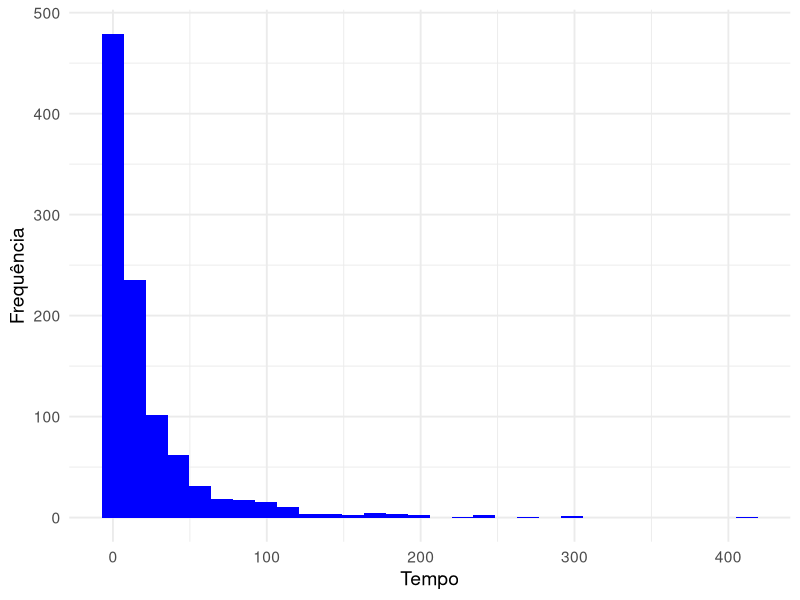
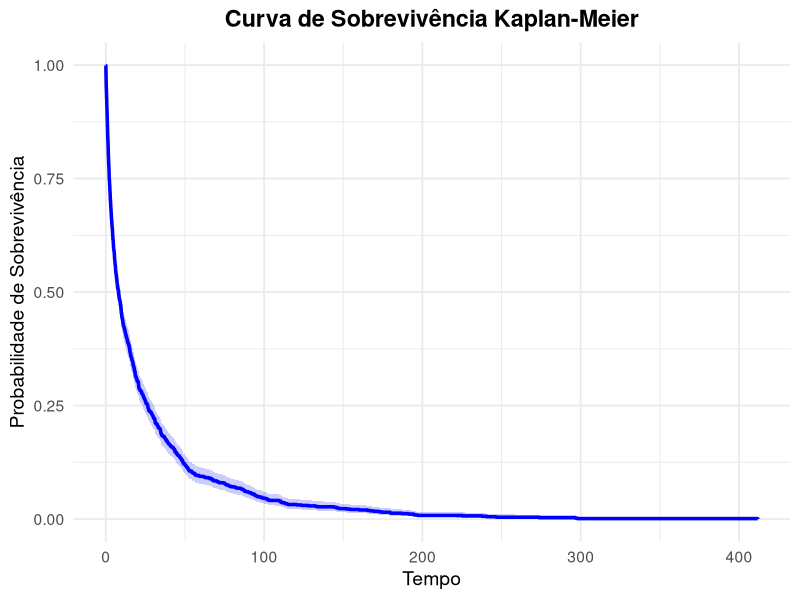

Reproduce these figures in R, in order.
# -------------------------------------------------------------
# -------------------------------------------------------------
# -------------------------------------------------------------
# Análise de Sobrevivência - Modelos de Tempo de Vida Acelerado
# Analista de Sobrevicência: Breno C R da Silva
# -------------------------------------------------------------
# -------------------------------------------------------------
# -------------------------------------------------------------

# -----------------------
# [1] Ativação de Pacotes
# -----------------------

library(ggplot2)

set.seed(123456789)

# ----------------------------
# [2] Distribuição Exponencial
# ----------------------------
# ------------------------------
# [2.2] Simulação de Monte Carlo
# ------------------------------
# ---------------------------
# [2.2.1] Função de Simulação
# ---------------------------

myRexp <- function(n, rate, coVariates, vecCoef) {
  # Uniforme(0, 1)
  U <- runif(n, 0, 1)
  
  # Combinação linear dos preditores lineares
  effect <- coVariates %*% vecCoef
  
  # Tempos de sobrevivência
  times <- - exp(effect) * log(1 - U) / rate
  
  return(times)
}

# --------------------------
# [2.2.2] Simulação de Dados
# --------------------------

set.seed(123456789)

n <- 1000

taxa <- 1

X <- matrix(
  data = c(rep(1, n), rnorm(n, 0, 1), rbinom(n, 1, 0.5)),
  nrow = n, ncol = 3
)

betas <- matrix(data = c(1.5, 2/3, 2), nrow = 3, ncol = 1)

timesSurv <- myRexp(n, taxa, X, betas) # Simulando o Tempo de Sobrevivência

# Visualização
ggplot(data = data.frame(Tempo = timesSurv), aes(x = Tempo)) +
  geom_histogram(fill = "blue") +
  labs(x = "Tempo", y = "Frequência") +
  theme_minimal(base_size = 14)



library(survival)

cens <- rep(1, n)

ekm <- survfit(Surv(timesSurv, cens)~1)

# Preparando os dados para o ggplot2
ekm_data <- data.frame(
  time = ekm$time,
  survival = ekm$surv,
  lower = ekm$lower,
  upper = ekm$upper
)

# Gráfico com ggplot2
ggplot(ekm_data, aes(x = time, y = survival)) +
  geom_step(color = "blue", size = 1.2) +
  geom_ribbon(aes(ymin = lower, ymax = upper), fill = "blue", alpha = 0.2) +
  labs(
    title = "Curva de Sobrevivência Kaplan-Meier",
    x = "Tempo",
    y = "Probabilidade de Sobrevivência",
  ) +
  theme_minimal(base_size = 14) +
  theme(
    plot.title = element_text(hjust = 0.5, face = "bold")
  )










